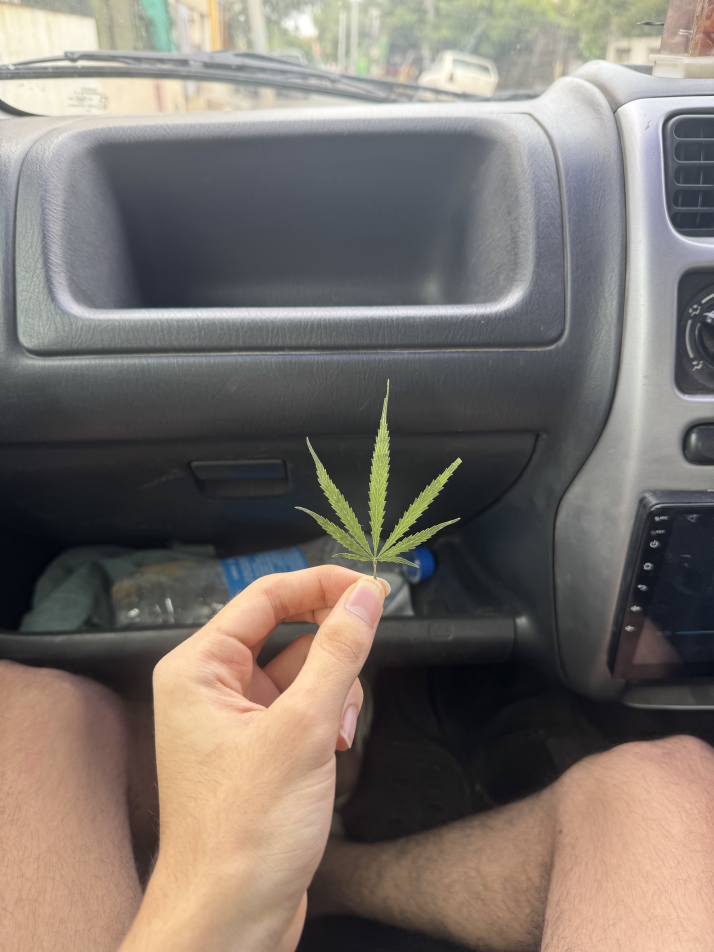
#> input picture backend/samples/IMG_5019.jpg, 4284 x 5712 px (shown at 1/6 size)
$ python -i frequency_detector.py   (imports and definitions only)
#> lines starting #> are read from the running program, lines starting #| are printed output that depends on the picture
#> further down, picture is the input picture: PIL image 4284x5712 RGB; mean R, G, B 122.2, 114.2, 107.9
"""Frequency-domain signal (FFT high-frequency energy ratio).

HONEST FRAMING -- read before defending this in a viva:

This is a weak, hand-tuned heuristic, not a detector. It computes the fraction
of an image's spectral energy that lies outside a central low-frequency disc,
then maps that fraction linearly onto 0..1 using constants chosen by
inspection rather than fitted to a labelled dataset.

Why it is weak:
  * JPEG compression, resizing and denoising all move the ratio more than the
    generator does.
  * Image content dominates: a photo of foliage or fabric is high-frequency;
    a photo of a clear sky is not.
  * Modern generators do not share one consistent spectral fingerprint, and
    several deliberately add sensor-like noise.

It is included because it is cheap, fully explainable, and independent of the
neural classifier -- so it can disagree with the model in a visible way. It
carries the smallest weight (0.15) for exactly these reasons. Do not present
it as evidence on its own.
"""

from __future__ import annotations

import logging

import numpy as np
from PIL import Image

import config
from detectors.redact import redact

logger = logging.getLogger(__name__)


def _energy(image: Image.Image) -> tuple[np.ndarray, np.ndarray]:
    """Centred power spectrum and the low-frequency disc mask.

    Shared by the score and the picture, so the picture shows exactly the
    spectrum and disc the score was computed from.
    """
    grey = image.convert("L").resize(
        (config.FFT_IMAGE_SIZE, config.FFT_IMAGE_SIZE), Image.BILINEAR
    )
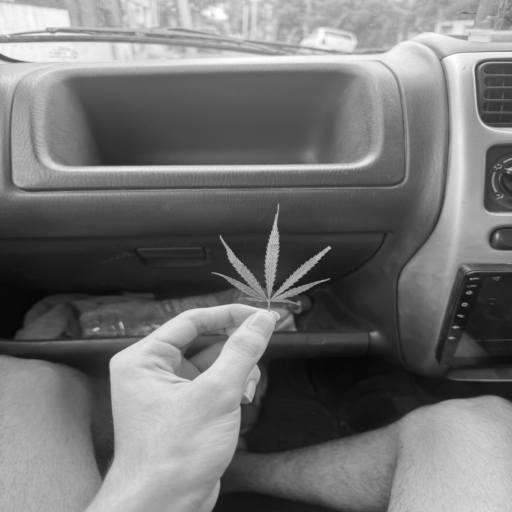
#> grey: PIL image 512x512 L; min 5, max 255, mean 115.9
    arr = np.asarray(grey, dtype=np.float64)

    # Remove the DC offset so a uniformly bright image does not swamp the
    # spectrum with a single enormous centre bin.
    arr -= arr.mean()

    spectrum = np.fft.fftshift(np.fft.fft2(arr))
    energy = np.abs(spectrum) ** 2

    n = config.FFT_IMAGE_SIZE
    centre = n / 2.0
    yy, xx = np.ogrid[:n, :n]
    radius = np.sqrt((yy - centre) ** 2 + (xx - centre) ** 2)

    return energy, radius <= (config.FFT_LOW_FREQ_RADIUS * n)


# [46 lines left out: functions high_frequency_ratio, _to_score, analyze, not called in this run]


# Display size for the spectrum picture. Half the transform size keeps the PNG
# small; the disc is still 8 px across at this scale.
SPECTRUM_DISPLAY = 256


# [51 lines left out: function spectrum, not called in this run]

>>> from PIL import Image
>>> picture = Image.open('../samples/IMG_5019.jpg')
>>> result = _energy(picture)

$ run again, on backend/samples/IMG_5025.jpg
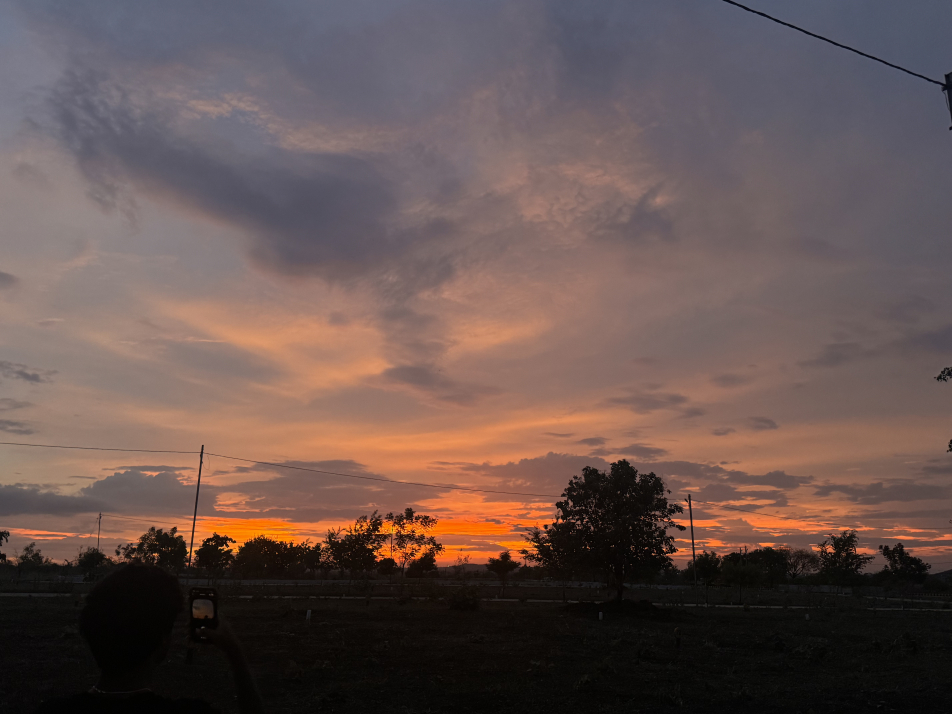
#> input picture backend/samples/IMG_5025.jpg, 5712 x 4284 px (shown at 1/6 size)
#> picture is the input picture: PIL image 5712x4284 RGB; mean R, G, B 102.2, 83.6, 80.1
#> in _energy, `grey = image.convert("L").resize( (config.FFT_IMAGE_SIZE, config.FFT_I..`:
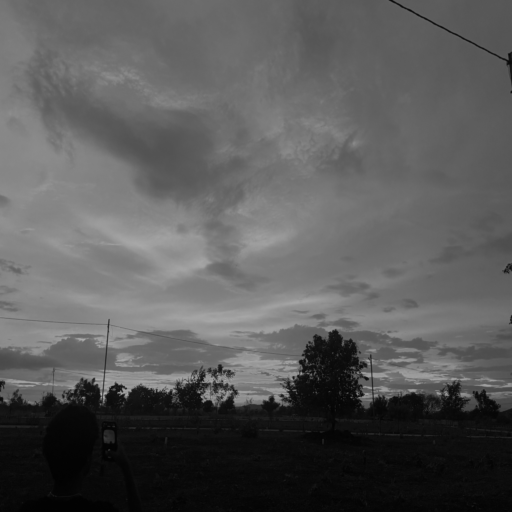
#> grey: PIL image 512x512 L; min 1, max 175, mean 88.8
#> in _energy, `arr -= arr.mean()`:
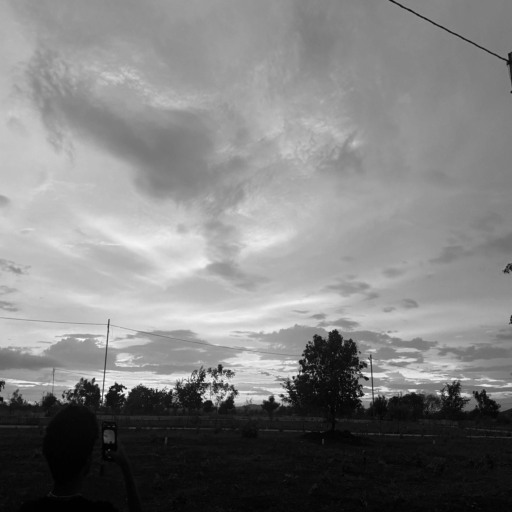
#> arr: shape (512, 512) float64; min -87.77, max 86.23, mean 0; drawn with min black and max white

$ run again, on backend/samples/IMG_5526.jpg
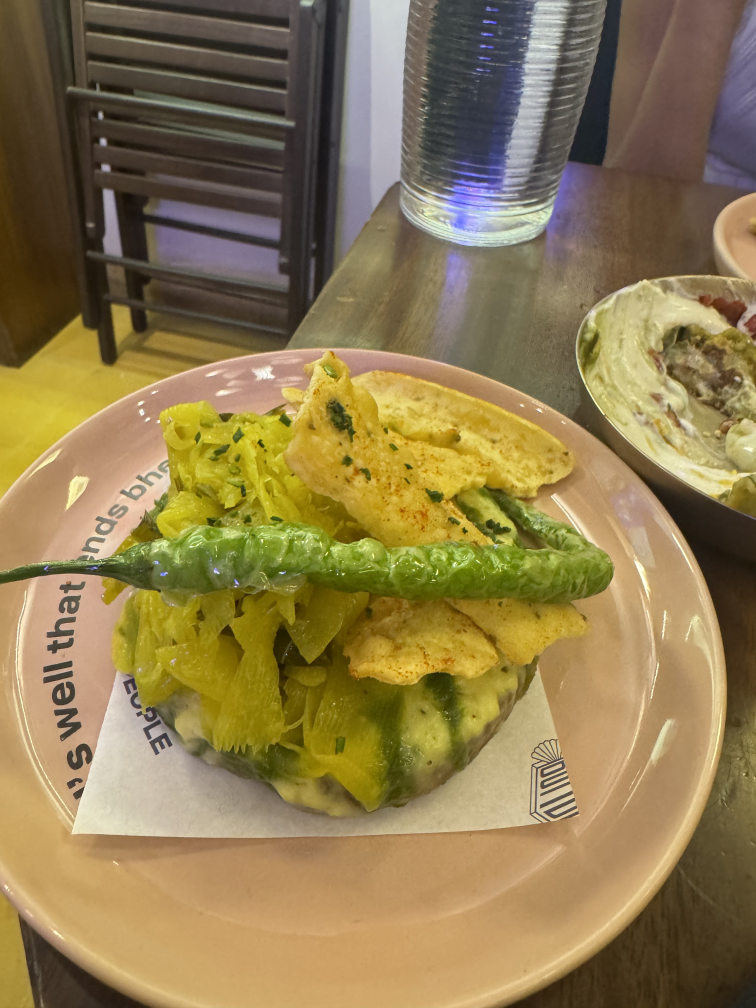
#> input picture backend/samples/IMG_5526.jpg, 3024 x 4032 px (shown at 1/4 size)
#> picture is the input picture: PIL image 3024x4032 RGB; mean R, G, B 142.5, 123.3, 79.6
#> in _energy, `grey = image.convert("L").resize( (config.FFT_IMAGE_SIZE, config.FFT_I..`:
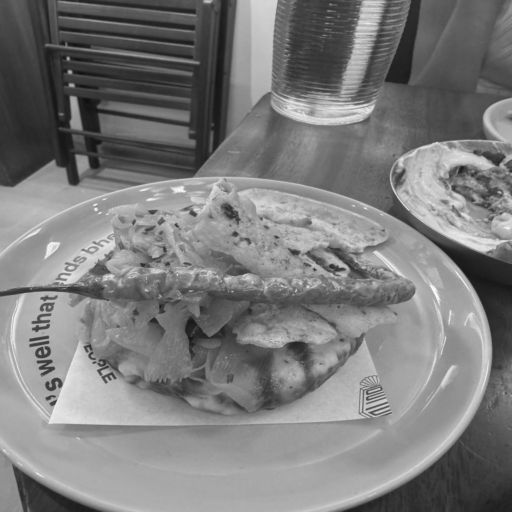
#> grey: PIL image 512x512 L; min 16, max 251, mean 124.1

$ run again, on backend/samples/IMG_5528.jpg
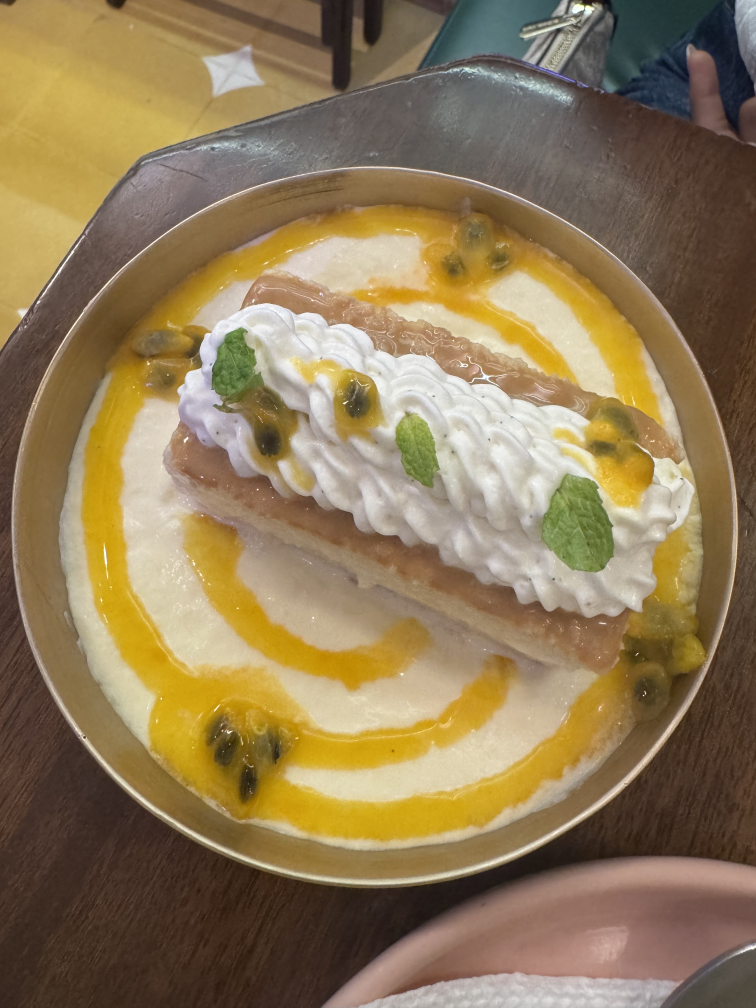
#> input picture backend/samples/IMG_5528.jpg, 3024 x 4032 px (shown at 1/4 size)
#> picture is the input picture: PIL image 3024x4032 RGB; mean R, G, B 143.6, 122.8, 87.7
#> in _energy, `grey = image.convert("L").resize( (config.FFT_IMAGE_SIZE, config.FFT_I..`:
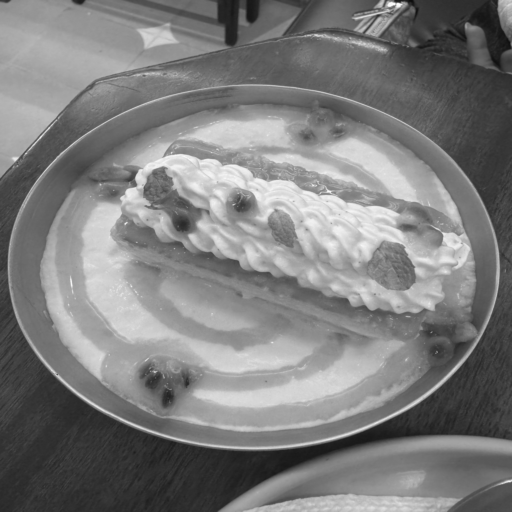
#> grey: PIL image 512x512 L; min 12, max 251, mean 125
